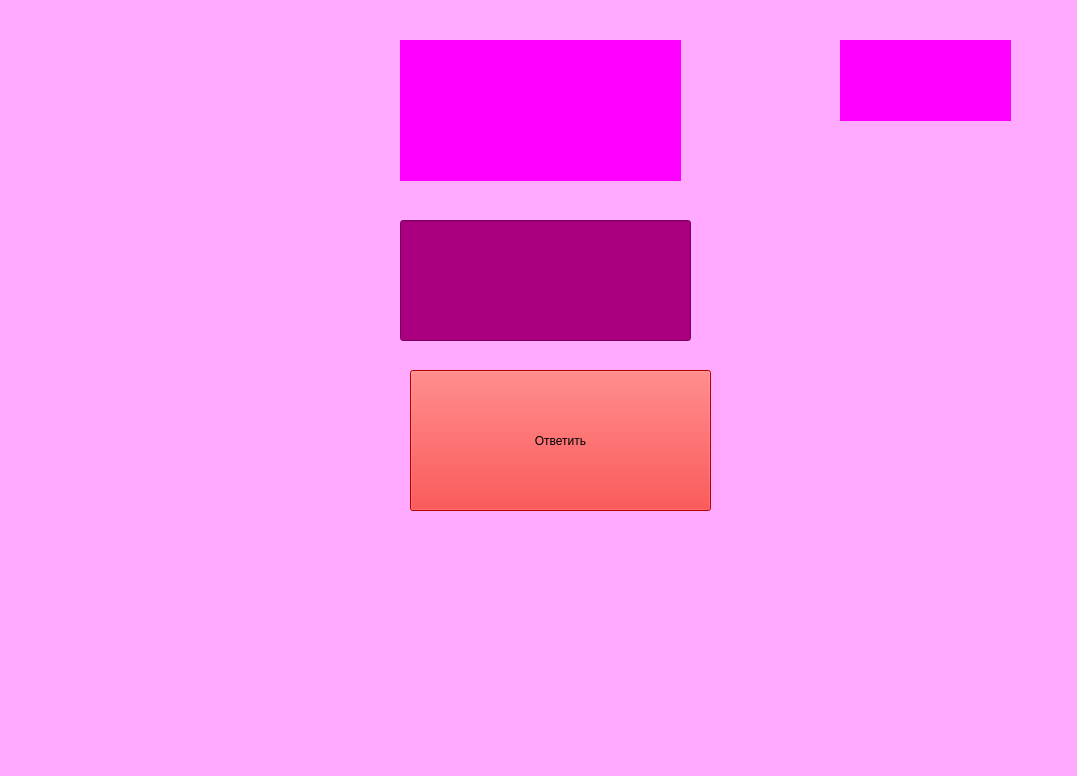
<?xml version="1.0" encoding="UTF-8"?>
<ui version="4.0">
 <class>MainWindow</class>
 <widget class="QMainWindow" name="MainWindow">
  <property name="geometry">
   <rect>
    <x>0</x>
    <y>0</y>
    <width>1077</width>
    <height>776</height>
   </rect>
  </property>
  <property name="windowTitle">
   <string>MainWindow</string>
  </property>
  <property name="styleSheet">
   <string notr="true">background:rgb(255, 170, 255)</string>
  </property>
  <widget class="QWidget" name="centralwidget">
   <widget class="QPushButton" name="Button">
    <property name="geometry">
     <rect>
      <x>410</x>
      <y>370</y>
      <width>301</width>
      <height>141</height>
     </rect>
    </property>
    <property name="styleSheet">
     <string notr="true">background:rgb(255, 0, 0)</string>
    </property>
    <property name="text">
     <string>Ответить</string>
    </property>
   </widget>
   <widget class="QLineEdit" name="line">
    <property name="geometry">
     <rect>
      <x>400</x>
      <y>220</y>
      <width>291</width>
      <height>121</height>
     </rect>
    </property>
    <property name="styleSheet">
     <string notr="true">background:rgb(170, 0, 127)</string>
    </property>
   </widget>
   <widget class="QLabel" name="label">
    <property name="geometry">
     <rect>
      <x>400</x>
      <y>40</y>
      <width>281</width>
      <height>141</height>
     </rect>
    </property>
    <property name="styleSheet">
     <string notr="true">background:rgb(255, 0, 255)</string>
    </property>
    <property name="text">
     <string/>
    </property>
   </widget>
   <widget class="QLabel" name="label_otvet">
    <property name="geometry">
     <rect>
      <x>840</x>
      <y>40</y>
      <width>171</width>
      <height>81</height>
     </rect>
    </property>
    <property name="styleSheet">
     <string notr="true">background:rgb(255, 0, 255)</string>
    </property>
    <property name="text">
     <string/>
    </property>
   </widget>
   <widget class="QLabel" name="label_car">
    <property name="geometry">
     <rect>
      <x>10</x>
      <y>20</y>
      <width>371</width>
      <height>351</height>
     </rect>
    </property>
    <property name="text">
     <string/>
    </property>
    <property name="pixmap">
     <pixmap>car_small.jpg</pixmap>
    </property>
   </widget>
  </widget>
  <widget class="QMenuBar" name="menubar">
   <property name="geometry">
    <rect>
     <x>0</x>
     <y>0</y>
     <width>1077</width>
     <height>26</height>
    </rect>
   </property>
  </widget>
  <widget class="QStatusBar" name="statusbar"/>
 </widget>
 <resources/>
 <connections/>
</ui>
